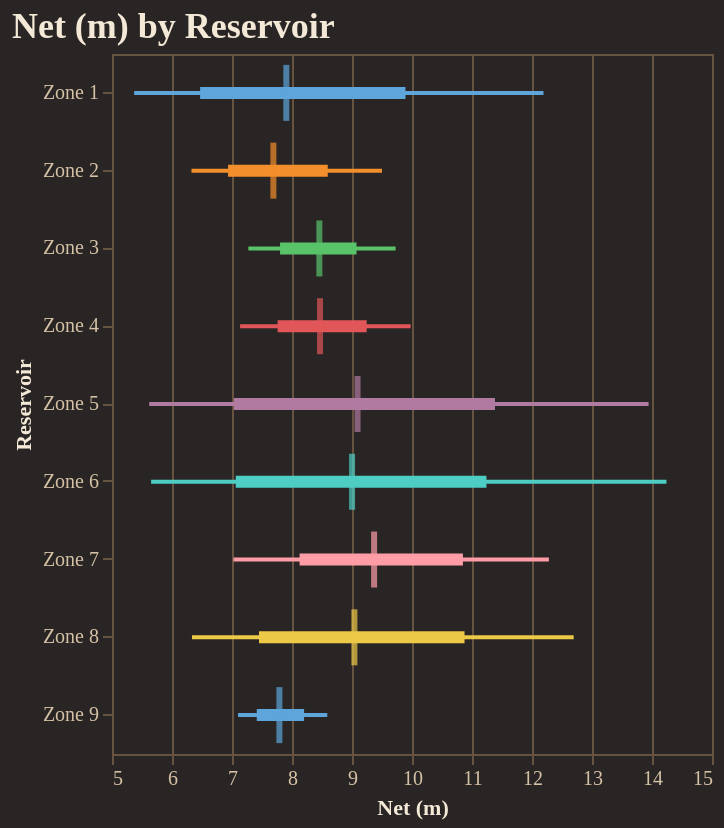

Notebook code for this chart:
### Code cell
fig = reporter.plotter.forest_plot(
    "Net (m)", 
    backend=PLOTTING_BACKEND
)
fig.show()

### Figure 1 — Vega-Lite specification as saved in the notebook (floating-point values rounded to 4 significant figures)
{"config": {"background": "#292524", "view": {"fill": "#292524", "stroke": "#665340"}, "title": {"color": "#f4e9d7", "font": "Merriweather", "fontSize": 18, "fontWeight": 600, "subtitleColor": "#d5c2a6", "anchor": "start"}, "axis": {"domainColor": "#665340", "gridColor": "#665340", "tickColor": "#665340", "labelColor": "#d5c2a6", "titleColor": "#f4e9d7", "labelFont": "Merriweather", "titleFont": "Merriweather"}, "legend": {"titleColor": "#f4e9d7", "labelColor": "#d5c2a6", "labelFont": "Merriweather", "titleFont": "Merriweather", "orient": "top-right", "symbolType": "circle"}, "header": {"labelColor": "#d5c2a6", "titleColor": "#f4e9d7", "labelFont": "Merriweather", "titleFont": "Merriweather"}, "mark": {"color": "#c78d3b"}, "line": {"color": "#c78d3b"}, "bar": {"color": "#c78d3b"}, "point": {"color": "#ddb06d"}, "area": {"color": "#c78d3b", "opacity": 0.35}, "text": {"color": "#f4e9d7", "font": "Merriweather"}, "range": {"category": ["#5DA5DA", "#F28E2B", "#59C36A", "#E15759", "#B07AA1", "#4ECDC4", "#FF9DA7", "#EDC948"]}}, "layer": [{"mark": {"type": "rule", "strokeWidth": 2}, "encoding": {"color": {"field": "group", "legend": null, "type": "nominal"}, "x": {"field": "p10", "scale": {"zero": false}, "title": "Net (m)", "type": "quantitative"}, "x2": {"field": "p90"}, "y": {"field": "group", "sort": ["Zone 1", "Zone 2", "Zone 3", "Zone 4", "Zone 5", "Zone 6", "Zone 7", "Zone 8", "Zone 9"], "title": "Reservoir", "type": "nominal"}}}, {"mark": {"type": "rule", "strokeWidth": 6}, "encoding": {"color": {"field": "group", "legend": null, "type": "nominal"}, "x": {"field": "p25", "scale": {"zero": false}, "title": "Net (m)", "type": "quantitative"}, "x2": {"field": "p75"}, "y": {"field": "group", "sort": ["Zone 1", "Zone 2", "Zone 3", "Zone 4", "Zone 5", "Zone 6", "Zone 7", "Zone 8", "Zone 9"], "title": "Reservoir", "type": "nominal"}}}, {"mark": {"type": "tick", "color": "black", "size": 28, "thickness": 3}, "encoding": {"color": {"field": "group", "legend": null, "type": "nominal"}, "tooltip": [{"field": "group", "title": "Group", "type": "nominal"}, {"field": "p10", "title": "P10", "type": "quantitative"}, {"field": "p25", "title": "P25", "type": "quantitative"}, {"field": "median", "title": "Median", "type": "quantitative"}, {"field": "p75", "title": "P75", "type": "quantitative"}, {"field": "p90", "title": "P90", "type": "quantitative"}], "x": {"field": "median", "scale": {"zero": false}, "title": "Net (m)", "type": "quantitative"}, "y": {"field": "group", "sort": ["Zone 1", "Zone 2", "Zone 3", "Zone 4", "Zone 5", "Zone 6", "Zone 7", "Zone 8", "Zone 9"], "title": "Reservoir", "type": "nominal"}}}], "data": {"name": "data-224f5e979e6e377bcc12d868cb19d1a1"}, "height": 350, "title": "Net (m) by Reservoir", "width": "container", "$schema": "https://vega.github.io/schema/vega-lite/v5.20.1.json", "datasets": {"data-224f5e979e6e377bcc12d868cb19d1a1": [{"group": "Zone 1", "p10": 5.369, "p25": 6.469, "median": 7.905, "p75": 9.891, "p90": 12.19}, {"group": "Zone 2", "p10": 6.324, "p25": 6.934, "median": 7.69, "p75": 8.596, "p90": 9.5}, {"group": "Zone 3", "p10": 7.273, "p25": 7.801, "median": 8.456, "p75": 9.076, "p90": 9.727}, {"group": "Zone 4", "p10": 7.135, "p25": 7.76, "median": 8.467, "p75": 9.245, "p90": 9.977}, {"group": "Zone 5", "p10": 5.62, "p25": 7.03, "median": 9.092, "p75": 11.38, "p90": 13.94}, {"group": "Zone 6", "p10": 5.652, "p25": 7.063, "median": 9.001, "p75": 11.24, "p90": 14.24}, {"group": "Zone 7", "p10": 7.024, "p25": 8.127, "median": 9.368, "p75": 10.85, "p90": 12.28}, {"group": "Zone 8", "p10": 6.333, "p25": 7.45, "median": 9.04, "p75": 10.88, "p90": 12.69}, {"group": "Zone 9", "p10": 7.101, "p25": 7.413, "median": 7.79, "p75": 8.201, "p90": 8.588}]}}
